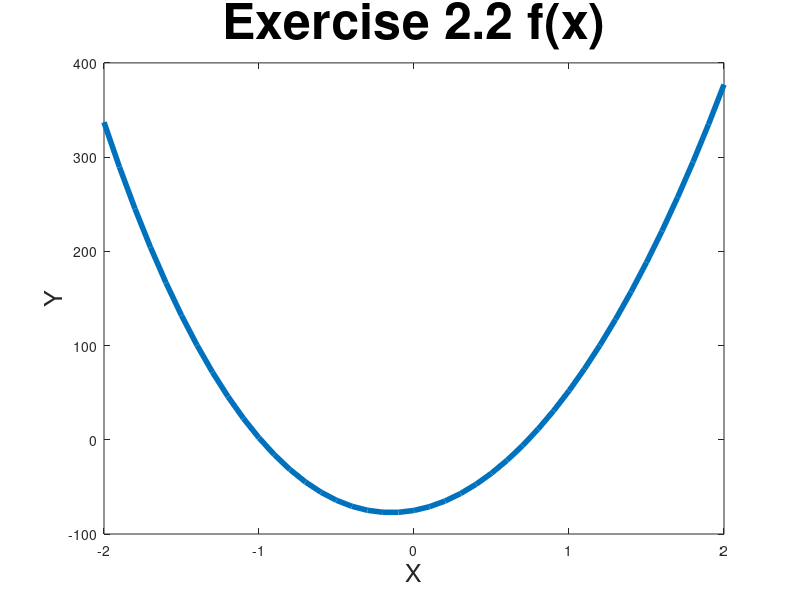

This figure's MATLAB source: (Note: this script raises an error after producing the figure.)
%% Exercise 2.2
% Authors : 
%   - Lucas Emilio Mendes Ferreira
%   - Pedro Henrique Suruagy Perrusi
% Prof :  Omran Hassan

%% Plot Params
titleSize = 36;
legendSize = 20;
labelSize = 18;
lineWidith = 4;
markerSize = 4*lineWidith;

%% Definition de la fonction
f2_2 = @(x) 2*x.^4 - 5*x.^3 + 100*x.^2 + 30*x - 75;
% On affiche la response dans [-2 2];
x = -2 : 0.1 : 2;
y = f2_2(x);
figure
plot(x, y, 'LineWidth', lineWidith);
hold on;
xlabel('X', 'FontSize', labelSize);
ylabel('Y', 'FontSize', labelSize);
title('Exercise 2.2 f(x)', 'FontSize', titleSize);

%% Exercise 2.2a : on compute le minimum a partir de la methode de Newton
% la premiere derivative de f2_2 :
df2_2 = @(x) 8*x.^3 - 15*x.^2 + 200*x + 30;
ddf2_2 = @(x) 24*x.^2 - 30*x + 200;
% parametres d'optimization
xo = 2; % initial point
epsilon = 1e-4; % tolerance
max_interactions = 1e5;
% call newton method
disp('Newton Method!')
[x_min_newton, counter] = newton_methode(f2_2, df2_2, ddf2_2, xo, epsilon, max_interactions);
plot(x_min_newton, f2_2(x_min_newton), '+', 'MarkerSize', markerSize, 'LineWidth', lineWidith);
disp('Local minimum found: ');
disp(x_min_newton)
disp('Number of interactions')
disp(counter)

%% Exercise 2.2b : on compute le minimum a partir de la methode de secant
disp('Secant Method!')
% initial guesses
X0 = 2.1; X1 = 2;
epsilon = 1e-4; % tolerance
max_interactions = 1e5;
% call secant methode
[x_min_secant, counter] = secant_methode(f2_2, df2_2, X0, X1, epsilon, max_interactions);
plot(x_min_secant, f2_2(x_min_secant), 'x', 'MarkerSize', markerSize, 'LineWidth', lineWidith);
disp('Local minimum found: ');
disp(x_min_secant)
disp('Number of interactions')
disp(counter)

lgd = legend('y(x)', ['x_{min} newton = ', num2str(x_min_newton)], ['x_{min} secant = ', num2str(x_min_secant)]);
lgd.FontSize = legendSize;